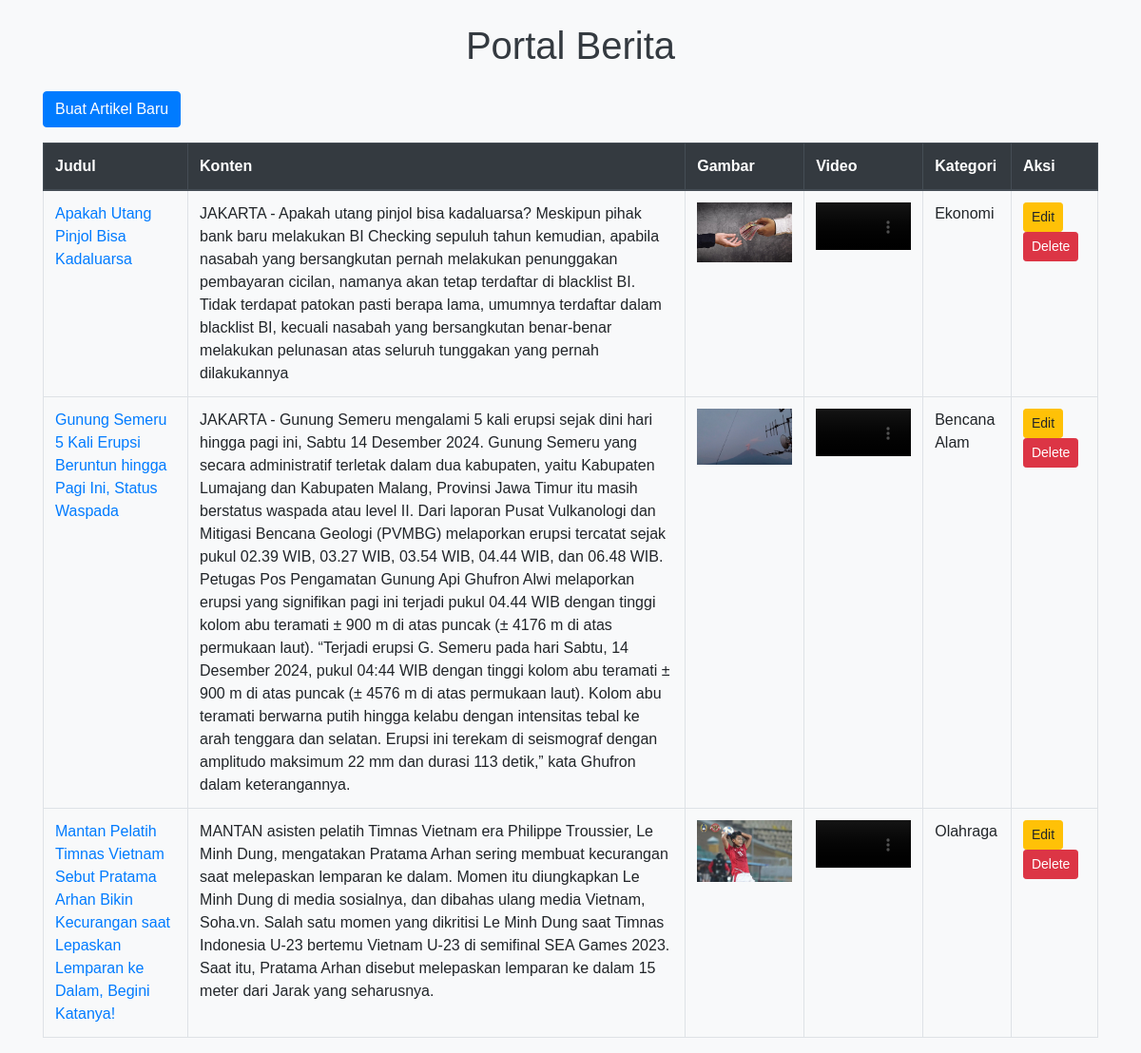
The page / on the database its author committed.
### tables this page shows
CREATE TABLE `articles` (
  `id` int(11) NOT NULL,
  `title` varchar(900) NOT NULL,
  `content` text NOT NULL,
  `image` varchar(900) NOT NULL,
  `video` varchar(900) NOT NULL,
  `category_id` int(11) NOT NULL
);

CREATE TABLE `categories` (
  `id` int(11) NOT NULL,
  `name` varchar(100) NOT NULL
);

### index.php (the view, shortened to what this page needs)
<?php include 'config.php'; ?>
<!DOCTYPE html>
<html lang="id">
<head>
  <link rel="stylesheet" href="https://stackpath.bootstrapcdn.com/bootstrap/4.5.2/css/bootstrap.min.css">
  <link rel="stylesheet" href="public/css/style.css">
</head>
<body>
  <div class="container">
    <h1 class="my-4 text-center">Portal Berita</h1>
    <a href="create.php" class="btn btn-primary mb-3">Buat Artikel Baru</a>
    <table class="table table-bordered">
      <thead class="thead-dark">
        <tr>
          <th>Judul</th>
          <th>Konten</th>
          <th>Gambar</th>
          <th>Video</th>
          <th>Kategori</th>
          <th>Aksi</th>
        </tr>
      </thead>
      <tbody>
        <?php
        $result = $conn->query("SELECT articles.*, categories.name AS category_name FROM articles JOIN categories ON articles.category_id = categories.id");
        if ($result->num_rows > 0) {
          while ($row = $result->fetch_assoc()) {
            echo "<tr>
                    <td><a href='detail.php?id={$row['id']}'>{$row['title']}</a></td>
                    <td>{$row['content']}</td>
                    <td><img src='{$row['image']}' class='article-image'></td>
                    <td><video src='{$row['video']}' class='article-video' controls></video></td>
                    <td>{$row['category_name']}</td>
                    <td>
                      <a href='edit.php?id={$row['id']}' class='btn btn-warning btn-sm'>Edit</a>
                      <form action='delete.php' method='post' style='display:inline;'>
                        <input type='hidden' name='id' value='{$row['id']}'>
                        <button type='submit' class='btn btn-danger btn-sm'>Delete</button>
                      </form>
                    </td>
                  </tr>";
          }
        } else {
          echo "<tr><td colspan='6' class='text-center'>Tidak ada artikel</td></tr>";
        }
        ?>
      </tbody>
    </table>
  </div>
</body>
</html>

### public/css/style.css (style rules this page uses)
body { font-family: Arial, sans-serif; background-color: #f8f9fa; }
h1 { color: #343a40; }
.table img, .table video { max-width: 100px; height: auto; }
.btn { margin-right: 5px; }

### index.php (style rules this page uses)
.article-image { max-width: 100px; height: auto; }
.article-video { max-width: 100%; height: auto; }

### rows shown on the page
articles: title "Apakah Utang Pinjol Bisa Kadaluarsa", content "JAKARTA - Apakah utang pinjol bisa kadaluarsa? Meskipun pihak bank baru melakukan BI Checking sepuluh tahun kemudian, apabila nasabah yang bersangkutan pernah melakukan penunggakan pembayaran cicilan, namanya akan tetap terdaftar di blacklist BI. Tidak terdapat patokan pasti berapa lama, umumnya terdaftar dalam blacklist BI, kecuali nasabah yang bersangkutan benar-benar melakukan pelunasan atas seluruh tunggakan yang pernah dilakukannya", image (picture), category.name "Ekonomi"
articles: title "Gunung Semeru 5 Kali Erupsi Beruntun hingga Pagi Ini, Status Waspada", content "JAKARTA - Gunung Semeru mengalami 5 kali erupsi sejak dini hari hingga pagi ini, Sabtu 14 Desember 2024. Gunung Semeru yang secara administratif terletak dalam dua kabupaten, yaitu Kabupaten Lumajang dan Kabupaten Malang, Provinsi Jawa Timur itu masih berstatus waspada atau level II. Dari laporan Pusat Vulkanologi dan Mitigasi Bencana Geologi (PVMBG) melaporkan erupsi tercatat sejak pukul 02.39 WIB, 03.27 WIB, 03.54 WIB, 04.44 WIB, dan 06.48 WIB. Petugas Pos Pengamatan Gunung Api Ghufron Alwi melaporkan erupsi yang signifikan pagi ini terjadi pukul 04.44 WIB dengan tinggi kolom abu teramati ± 900 m di atas puncak (± 4176 m di atas permukaan laut). “Terjadi erupsi G. Semeru pada hari Sabtu,…", image (picture), category.name "Bencana Alam"
articles: title "Mantan Pelatih Timnas Vietnam Sebut Pratama Arhan Bikin Kecurangan saat Lepaskan Lemparan ke Dalam, Begini Katanya!", content "MANTAN asisten pelatih Timnas Vietnam era Philippe Troussier, Le Minh Dung, mengatakan Pratama Arhan sering membuat kecurangan saat melepaskan lemparan ke dalam. Momen itu diungkapkan Le Minh Dung di media sosialnya, dan dibahas ulang media Vietnam, Soha.vn. Salah satu momen yang dikritisi Le Minh Dung saat Timnas Indonesia U-23 bertemu Vietnam U-23 di semifinal SEA Games 2023. Saat itu, Pratama Arhan disebut melepaskan lemparan ke dalam 15 meter dari Jarak yang seharusnya.", image (picture), category.name "Olahraga"
